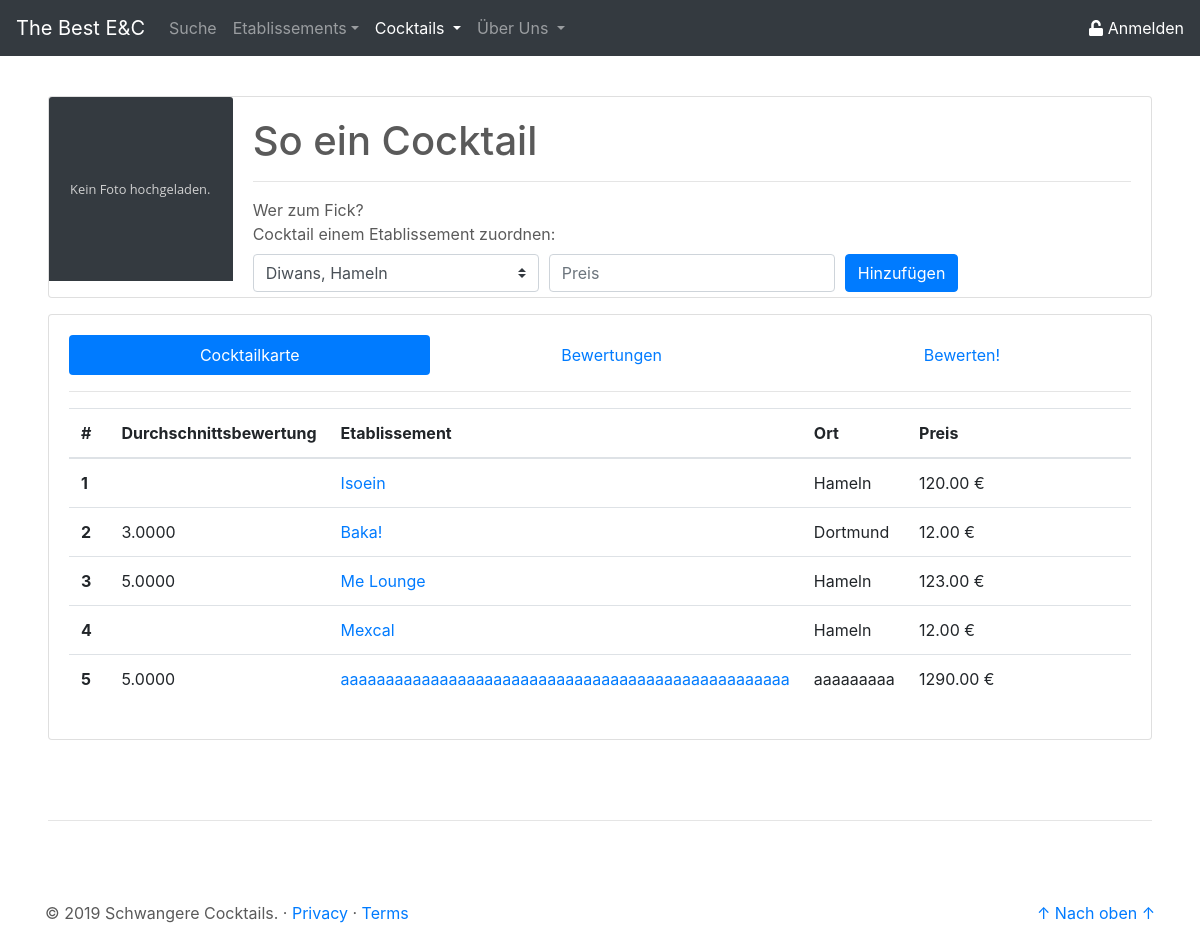
The app's page /site/cocktail_details.php?cock_id=1 with its own data.
### tables this page shows
CREATE TABLE `cock` (
  `id` int(11) NOT NULL,
  `name` varchar(50) NOT NULL,
  `beschreibung` text NOT NULL,
  `img` longblob NOT NULL
);

CREATE TABLE `etab` (
  `id` int(11) NOT NULL,
  `name` varchar(50) NOT NULL,
  `ort` varchar(50) NOT NULL,
  `anschrift` varchar(50) NOT NULL,
  `verifiziert` tinyint(1) NOT NULL DEFAULT '0',
  `img` longblob NOT NULL
);

### php/db/select_cockInfo.php (called while the page is built, shortened)
<?php
$pdo = new PDO('mysql:host=localhost;dbname=tbec', 'root', '');
$statement = $pdo->prepare(
    "SELECT
        c.id as id,
        c.name as name,
        c.beschreibung as beschreibung,
        c.img as img
    FROM cock c
    WHERE c.id = :cock_id"
);
$result = $statement->execute(array('cock_id' => $cockId));
$cockInfo = $statement->fetch();

### php/db/select_allEtab.php (called while the page is built, shortened)
<?php
$pdo = new PDO('mysql:host=localhost;dbname=tbec', 'root', '');
$statement = $pdo->prepare(
    "SELECT id
		   ,name
		   ,ort
     FROM etab");
$result = $statement->execute();
$allEtab = $statement->fetchAll();

### php/db/select_cocktailkarte.php (called while the page is built, shortened)
<?php
$pdo = new PDO('mysql:host=localhost;dbname=tbec', 'root', '');
if(isset($cockId)){
	$statement = $pdo->prepare(
		"SELECT e.id as id
			   ,e.name as name
			   ,e.ort as ort
			   ,ce.preis as preis
			   ,AVG(bc.wert) as wert
		 FROM cock_etab ce
			JOIN etab e
				ON e.id = ce.etab_id
			LEFT JOIN bew_cock bc
				ON ce.id = bc.cock_etab_id
		 WHERE ce.cock_id = :cock_id
		 GROUP BY e.id
				 ,e.name
				 ,e.ort
				 ,ce.preis
				 ,ce.cock_id");
	$result = $statement->execute(array('cock_id' => $cockId));
}
$cocktailkarte = $statement->fetchAll();

### site/cocktail_details.php (the view, shortened to what this page needs)
<?php
$cockId = $_GET['cock_id'];
include('../php/db/select_cockInfo.php');
include('../php/db/select_cocktailkarte.php');
include('../php/db/select_allEtab.php');
include('../php/db/select_cockEtab_id.php');
?>
<!doctype html>
<html lang="de">
<head>
	<link rel="stylesheet" href="https://stackpath.bootstrapcdn.com/bootstrap/4.3.1/css/bootstrap.min.css">
	<link href="../css/csstoolbox.css" rel="stylesheet">
</head>
<body>
	<header>
		<?php
		include('../php/buildHeader.php');
		?>
	</header>
	<main role="main">
		<div class="mt-5 ml-5 mr-5">
			<div class="card mb-3" width="100%" style="max-height: 360px;">
				<div class="row no-gutters">
					<div class="col-md-2">
						<?php
						if ($cockInfo["img"] == null)
							echo '<img src="../res/placeholder_no_image.svg" class="card-img-top">';
						else
							echo '<img src="../php/db/get_img.php?cock_id=' . $cockInfo["id"] . '" class="card-img-top">';
						?>
					</div>
					<div class="col-md-10">
						<div class="card-body d-flex flex-column" style="max-height: 200px;">
							<div>
								<h1 class="card-title"> <?php echo $cockInfo["name"]; ?> </h1>
								<hr>
							</div>
							<div>
								<p class="card-text"> <?php echo $cockInfo["beschreibung"]; ?> </p>
							</div>
							<div class="mt-auto">
								<?php echo '
								<form action="../php/cock_zu_etab.php?cock_id=' . $_GET['cock_id'] . '" method="POST">
								<label for="zu_etab">Cocktail einem Etablissement zuordnen:</label>
									<div class="form-row">
										<div class="col-4">
										<select class="custom-select" name="zu_etab" id="zu_etab">';
								for ($i = 0; $i < count($allEtab); $i++) {
									$isValid = true;
									for ($j = 0; $j < count($select_cockEtab_id); $j++) {
										if ($allEtab[$i][0] == $select_cockEtab_id[$j][0]) {
											$isValid = false;
										}
									}
									if ($isValid == true) {
										echo '<option value="' . $allEtab[$i][0] . '">' . $allEtab[$i][1] . ', ' . $allEtab[$i][2] . '</option>';
									}
								}
								echo '
										</select>
										</div>
										<div class="col-4">
										<input type="text" maxlength="10" class="form-control" name="preis" id="preis" placeholder="Preis" required>
										</div>
										<div class="col-auto">
											<button type="submit" class="btn btn-primary">Hinzuf&uuml;gen</button>
										</div>
									</div>
								</form>'; ?>
							</div>
						</div>
					</div>
				</div>
			</div>
			<div class="card card-body">
				<ul class="nav nav-pills flex-column flex-sm-row" id="cockDetail-tab" role="tablist">
					<li class="flex-sm-fill text-sm-center nav-item">
						<a class="nav-link active" id="cocktailKarte-tab" data-toggle="pill" href="#cocktailKarte" role="tab" aria-controls="cocktailKarte" aria-selected="true">Cocktailkarte</a>
					</li>
					<li class="flex-sm-fill text-sm-center nav-item">
						<a class="nav-link" id="bewertungen-tab" data-toggle="pill" href="#bewertungen" role="tab" aria-controls="bewertungen" aria-selected="false">Bewertungen</a>
					</li>
					<li class="flex-sm-fill text-sm-center nav-item">
						<a class="nav-link" id="bewerten-tab" data-toggle="pill" href="#bewerten" role="tab" aria-controls="bewerten" aria-selected="false">Bewerten!</a>
					</li>
				</ul>
				<hr>
				<div class="tab-content" id="cockDetail-tabContent">
					<div class="tab-pane fade show active" id="cocktailKarte" role="tabpanel" aria-labelledby="cocktailKarte-tab">
						<?php echo '
						<table class="table">
							<thead>
								<tr>
									<th scope="col" style="width: 5.00%">#</th>
									<th scope="col" style="width: 5.00%">Durchschnittsbewertung</th>
									<th scope="col" style="width: 20.00%">Etablissement</th>
									<th scope="col" style="width: 10.00%">Ort</th>
									<th scope="col" style="width: 50.00%">Preis</th>
								</tr>
							</thead>
							<tbody>';
						for ($i = 0; $i < count($cocktailkarte); $i++) {
							echo '<tr>';
							echo '<th scope="row">' . ($i + 1) . '</th>';
							echo '<td>' . $cocktailkarte[$i]["wert"] . '</td>';
							echo '<td>  <a class="" href="etablissement_details.php?etab_id= ' . $cocktailkarte[$i]["id"] . '">' . $cocktailkarte[$i]["name"] . '</a></td>';
							echo '<td>' . $cocktailkarte[$i]["ort"] . '</td>';
							echo '<td>' . $cocktailkarte[$i]["preis"] . ' €</td>';
							echo '</tr>';
						}
						echo '
							</tbody>
						</table>';
						?>
					</div>
				</div>
			</div>
		</div>
	</main>
	<hr class="ct-hr-divider ml-5 mr-5">
	<footer role="footer" class="container">
		<?php
		include('../php/buildFooter.php');
		?>
	</footer>
</body>
</html>

### css/csstoolbox.css (style rules this page uses)
body { padding-top: 3rem; padding-bottom: 3rem; margin: auto; color: #5a5a5a; }
.ct-hr-divider { margin: 5rem; }

### records on screen
cock: name "So ein Cocktail", beschreibung "Wer zum Fick?"
etab: name "Isoein", ort "Hameln", preis "120.00"
etab: wert "3.0000", name "Baka!", ort "Dortmund", preis "12.00"
etab: wert "5.0000", name "Me Lounge", ort "Hameln", preis "123.00"
etab: name "Mexcal", ort "Hameln", preis "12.00"
etab: wert "5.0000", name "aaaaaaaaaaaaaaaaaaaaaaaaaaaaaaaaaaaaaaaaaaaaaaaaaa", ort "aaaaaaaaa", preis "1290.00"

### other values on screen
form field zu_etab "Diwans, Hameln"
